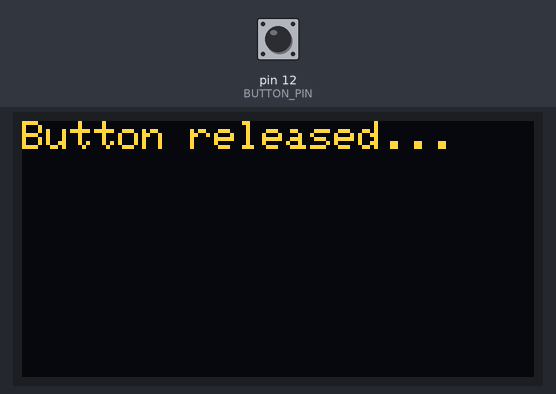
Bench run of a sketch on a simulated Arduino Uno, built with avr-gcc and run on an emulated ATmega328P. On the bench: 128×64 one-colour display. The inputs (shaded band) are chosen by the test bench; at power-on: pin 12 (BUTTON_PIN) HIGH. The OLED is the two-colour kind (top 16 rows yellow); what the sketch prints to the serial monitor is not drawn.

Above: at 3.2 s.
3.3 s: pin 12 (BUTTON_PIN) pulled LOW for 0.15 s
At 3.45 s:
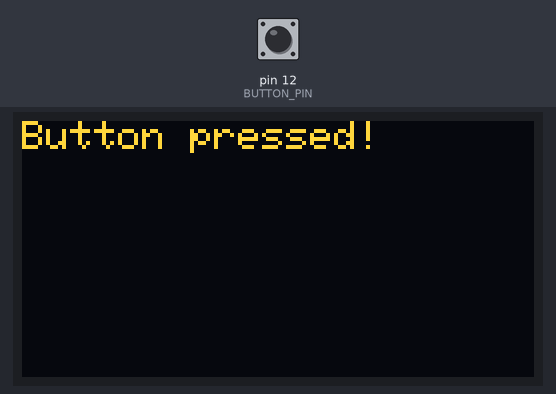
5.0 s: pin 12 (BUTTON_PIN) pulled LOW for 3.2 s
Timing chart, 0 to 8.0 s (numbered marks = the images above; inputs shaded):
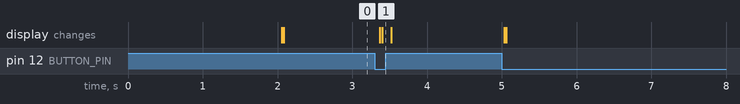

The sketch:

startHere_oledDebug.ino
```cpp
// Include necessary libraries
#include <Wire.h>
#include <Adafruit_GFX.h>
#include <Adafruit_SSD1306.h>


// Declarations:
// For the button ...
#define BUTTON_PIN 12   // The number of the pushbutton pin
int lastState = LOW;    // The previous state from the input pin; off
int currentState;   // The current reading from the input pin

// set screen size of the OLED
#define SCREEN_WIDTH 128    // OLED display width, in pixels
#define SCREEN_HEIGHT 64    // OLED display height, in pixels

// Declaration for an SSD1306 display connected to I2C (SDA, SCL pins)
#define OLED_RESET -1   // Reset pin # (or -1 if sharing Arduino reset pin)
Adafruit_SSD1306 display(SCREEN_WIDTH, SCREEN_HEIGHT, &Wire, OLED_RESET);

// Set text for various debug output strings
String helloWorld = "Ready!";
String button_pressed = "Button pressed!";
String button_released = "Button released...";

void setup() {
  // Code here runs once at startup:

  // Open serial port for debug output and let us know we're ready
  Serial.begin(115200);
  delay(2000);
  Serial.println();
  Serial.println(helloWorld);

  // Set parameters for pin used with pushbutton
  pinMode(BUTTON_PIN, INPUT_PULLUP);

  // SSD1306_SWITCHCAPVCC = generate display voltage from 3.3V internally
  if (!display.begin(SSD1306_SWITCHCAPVCC, 0x3C)) {   // Address 0x3C for 128x32
    Serial.println(F("SSD1306 allocation failed"));
    for (;;);   // Don't proceed, loop forever
  }
}

void printTextToOLED() {    // This function allows for printing text to OLED
  display.clearDisplay();   // Clear the display buffer

  // Show the display buffer on the screen.
  // You MUST call display() after
  // drawing commands to make them visible on screen!
  display.display();

  // Invert display color. Commented out (below) for later use.
  // display.invertDisplay(true);

  display.setRotation(2);   // Rotate display 180

  // Set various bits for how text will render and where
  display.setTextSize(1);   // Normal 1:1 pixel scale
  display.setTextColor(SSD1306_WHITE);    // Draw white text
  display.setCursor(0, 0);    // Start at top-left corner
}

void loop() {
  // Code here will run repeatedly after setup() is run once:

  // Read the state of the switch/button:
  currentState = digitalRead(BUTTON_PIN);

  if (lastState == HIGH && currentState == LOW)  {    // Button is pressed
    Serial.println();
    Serial.println(button_pressed);   // Serial output below is for debugging
    printTextToOLED();    // Calls function to set up OLED for updated info
    display.println(button_pressed);
  }

  else if (lastState == LOW && currentState == HIGH) {    // Button is released
    Serial.println(button_released);
    printTextToOLED();
    display.println(button_released);
    // display.clearDisplay();
  }

  // Display applicable screen buffer on OLED
  display.display();

  // Save the the last state of button
  lastState = currentState;
  delay(20);    // debounce timer
}
```

Measured:
- after the input at 3.3 s, the display: first changes after 0.07 s (image 1 shows a later state)
